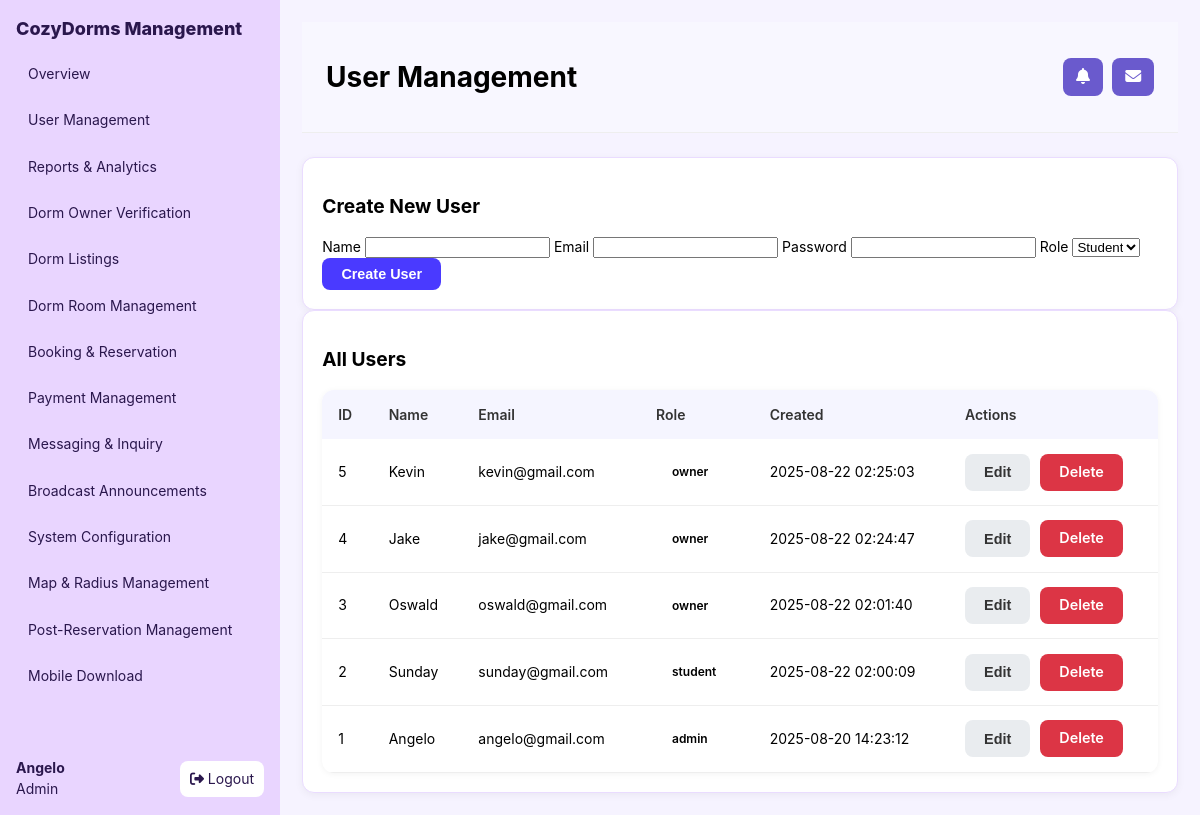
/modules/user_management.php (signed in), run on the app's committed database.
### tables this page shows
CREATE TABLE `users` (
  `user_id` int(11) NOT NULL,
  `name` varchar(100) NOT NULL,
  `email` varchar(150) NOT NULL,
  `password` varchar(255) NOT NULL,
  `role` enum('admin','owner','student') NOT NULL DEFAULT 'student',
  `created_at` timestamp NOT NULL DEFAULT current_timestamp(),
  `verified` tinyint(1) NOT NULL DEFAULT 0 COMMENT '0 = Pending, 1 = Verified, -1 = Rejected'
);

### auth.php (called while the page is built, shortened)
<?php
function current_user() {
    return $_SESSION['user'] ?? null;
}

### modules/user_management.php (the view, shortened to what this page needs)
<?php
require_once __DIR__ . '/../auth.php';
$users = $pdo->query("SELECT user_id, name, email, role, created_at FROM users ORDER BY created_at DESC")->fetchAll();
$page_title = "User Management";
require_once __DIR__ . '/../partials/header.php';
?>
<div class="card">
  <h2>Create New User</h2>
  <form method="post">
    <label>Name
      <input type="text" name="name" required>
    </label>
    <label>Email
      <input type="email" name="email" required>
    </label>
    <label>Password
      <input type="password" name="password" required>
    </label>
    <label>Role
      <select name="role" required>
        <option value="student">Student</option>
      </select>
    </label>
    <button type="submit" name="create_user">Create User</button>
  </form>
</div>
<div class="card">
  <h2>All Users</h2>
  <table>
    <thead>
      <tr>
        <th>ID</th>
        <th>Name</th>
        <th>Email</th>
        <th>Role</th>
        <th>Created</th>
        <th>Actions</th>
      </tr>
    </thead>
    <tbody>
      <?php foreach ($users as $u): ?>
        <tr>
          <td><?=$u['user_id']?></td>
          <td><?=$u['name']?></td>
          <td><?=$u['email']?></td>
          <td><span class="badge"><?=$u['role']?></span></td>
          <td><?=$u['created_at']?></td>
          <td class="actions">
            <button class="btn-secondary"
              onclick="openEdit(<?=$u['user_id']?>,'<?=htmlspecialchars($u['name'],ENT_QUOTES)?>','<?=htmlspecialchars($u['email'],ENT_QUOTES)?>','<?=$u['role']?>')">
              Edit
            </button>
            <a class="btn" style="background:#dc3545" href="?delete=<?=$u['user_id']?>" onclick="return confirm('Delete this user?')">Delete</a>
          </td>
        </tr>
      <?php endforeach; ?>
    </tbody>
  </table>
</div>
<?php require_once __DIR__ . '/../partials/footer.php'; ?>

### partials/header.php (shortened to what this page needs)
<?php
require_once __DIR__ . '/../auth.php';
$user = current_user();
?>
<!doctype html>
<html lang="en">
<head>
  <link rel="stylesheet" href="/CAPSTONE/assets/style.css">
  <link rel="stylesheet" href="/CAPSTONE/assets/modules.css">
  <link rel="stylesheet" href="https://cdnjs.cloudflare.com/ajax/libs/font-awesome/6.5.0/css/all.min.css">
</head>
<body>
  <aside class="sidebar">
    <div class="brand">CozyDorms Management</div>
    <nav>
      <?php if ($user['role'] === 'admin'): ?>
        <a href="/CAPSTONE/dashboard.php">Overview</a>
        <a href="/CAPSTONE/modules/user_management.php">User Management</a>
        <a href="/CAPSTONE/modules/reports.php">Reports & Analytics</a>
        <a href="/CAPSTONE/modules/owner_verification.php">Dorm Owner Verification</a>
        <a href="/CAPSTONE/modules/dorm_listings.php">Dorm Listings</a>
        <a href="/CAPSTONE/modules/room_management.php">Dorm Room Management</a>
        <a href="/CAPSTONE/modules/booking_oversight.php">Booking & Reservation</a>
        <a href="/CAPSTONE/modules/payments.php">Payment Management</a>
        <a href="/CAPSTONE/modules/messaging.php">Messaging & Inquiry</a>
        <a href="/CAPSTONE/modules/announcements.php">Broadcast Announcements</a>
        <a href="/CAPSTONE/modules/system_config.php">System Configuration</a>
        <a href="/CAPSTONE/modules/map_radius.php">Map & Radius Management</a>
        <a href="/CAPSTONE/modules/post_reservation.php">Post-Reservation Management</a>
        <a href="/CAPSTONE/modules/download.php">Mobile Download</a>
      <?php endif; ?>
    </nav>
    <div class="sidebar-foot">
      <div class="user">
        <div class="name"><?=htmlspecialchars($user['name'])?></div>
        <div class="role"><?=htmlspecialchars(ucfirst($user['role']))?></div>
      </div>
      <a class="logout" href="/CAPSTONE/logout.php"><i class="fa fa-sign-out-alt"></i> Logout</a>
    </div>
  </aside>
  <main class="main">
    <header class="topbar">
      <div class="page-title">
        <?php if (isset($page_title)): ?>
          <h1><?=htmlspecialchars($page_title)?></h1>
        <?php endif; ?>
      </div>
      <div class="header-actions">
        <button class="btn-icon"><i class="fa fa-bell"></i></button>
        <button class="btn-icon"><i class="fa fa-envelope"></i></button>
      </div>
    </header>

### assets/style.css (style rules this page uses)
:root { --bg:#f6f3ff; --panel:#fff; --ink:#1f1147; --muted:#7a68b8; --primary:#8b5cf6; --primary-2:#a78bfa; --border:#eadcff; }
* { box-sizing:border-box }
body { margin:0;font:14px/1.45 Inter,system-ui,Segoe UI,Arial }
a { color:inherit;text-decoration:none }
.sidebar { position:fixed;inset:0 auto 0 0;width:280px;background:#e9d5ff;color:#2a174d;padding:16px;display:flex;flex-direction:column }
.sidebar .brand { font-weight:800;font-size:18px;margin-bottom:12px }
.sidebar nav { display:grid;gap:6px;overflow:auto;padding-right:6px }
.sidebar nav a { padding:10px 12px;border-radius:10px;color:#2a174d }
.sidebar-foot { margin-top:auto;display:flex;justify-content:space-between;align-items:center }
.sidebar-foot .user .name { font-weight:700 }
.sidebar-foot .logout { padding:8px 10px;background:#fff;border-radius:8px }
.main { margin-left:280px;background:var(--bg);min-height:100vh;padding:22px }
.card { background:var(--panel);border:1px solid var(--border);border-radius:16px;padding:18px }
.card { background: #fff; padding: 1rem; border-radius: 10px; box-shadow: 0 2px 6px rgba(0,0,0,0.05); }

### assets/modules.css (style rules this page uses)
.card { background: #fff; border-radius: 12px; padding: 1.2rem; box-shadow: 0 2px 8px rgba(0,0,0,0.05); }
.card h2 { font-size: 1.2rem; margin-bottom: 1rem; }
table { width: 100%; border-collapse: collapse; margin-top: 1rem; }
thead { background: #f9f9f9; }
thead th { text-align: left; padding: 0.8rem; font-weight: 600; }
tbody tr { border-bottom: 1px solid #eee; }
tbody td { padding: 0.8rem; vertical-align: middle; }
.badge { display: inline-block; padding: 0.3rem 0.6rem; border-radius: 12px; font-size: 0.8rem; font-weight: 600; margin-left: 0.3rem; }
.btn { background: #4A3AFF; color: #fff; padding: 0.5rem 1rem; border: none; border-radius: 8px; font-size: 0.9rem; cursor: pointer; transition: background 0.2s; }
.actions { display: flex; gap: 0.6rem; }
.btn-secondary { background: #e9ecef; color: #333; }
table { width: 100%; border-collapse: collapse; margin-top: 1rem; background: #fff; border-radius: 12px; overflow: hidden; box-shadow: 0 1px 6px rgba(0,0,0,0.05); }
thead { background: #f5f5ff; }
thead th { text-align: left; padding: 0.9rem 1rem; font-weight: 600; color: #333; }
tbody tr { border-bottom: 1px solid #eee; transition: background 0.2s; }
tbody td { padding: 0.9rem 1rem; vertical-align: middle; }
button, .btn { background: #4A3AFF; color: #fff; padding: 0.5rem 1.2rem; border: none; border-radius: 8px; font-size: 0.9rem; cursor: pointer; font-weight: 600; transition: background 0.2s ease; }
.badge { padding: 0.35rem 0.7rem; border-radius: 999px; font-size: 0.75rem; font-weight: 600; }
.topbar { display: flex; justify-content: space-between; align-items: center; padding: 1rem 1.5rem; background: #f8f7ff; border-bottom: 1px solid #eee; }
.header-actions { display: flex; gap: 0.6rem; }
.btn-icon { background: #6a5acd; border: none; color: #fff; padding: 0.6rem 0.8rem; border-radius: 8px; cursor: pointer; font-size: 1rem; }

### data on the page
users: name "Angelo", role "Admin", user_id "1", email "angelo@gmail.com", role "admin", created_at "2025-08-20 14:23:12"
users: user_id "5", name "Kevin", email "kevin@gmail.com", role "owner", created_at "2025-08-22 02:25:03"
users: user_id "4", name "Jake", email "jake@gmail.com", role "owner", created_at "2025-08-22 02:24:47"
users: user_id "3", name "Oswald", email "oswald@gmail.com", role "owner", created_at "2025-08-22 02:01:40"
users: user_id "2", name "Sunday", email "sunday@gmail.com", role "student", created_at "2025-08-22 02:00:09"

### other printed values
$page_title "User Management"
